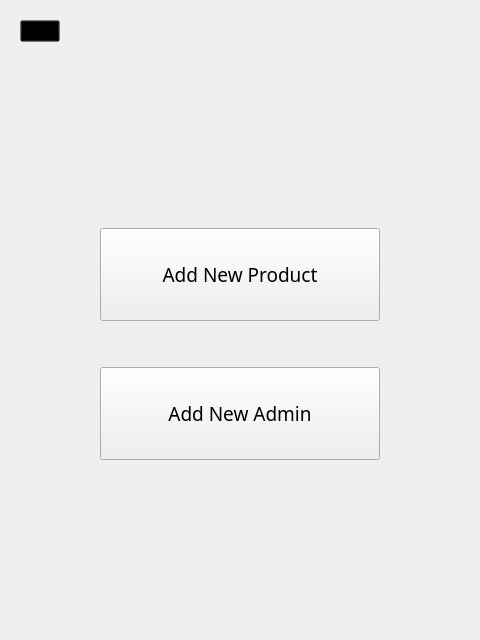
<?xml version="1.0" encoding="UTF-8"?>
<ui version="4.0">
 <class>AdminMenu</class>
 <widget class="QWidget" name="AdminMenu">
  <property name="geometry">
   <rect>
    <x>0</x>
    <y>0</y>
    <width>480</width>
    <height>640</height>
   </rect>
  </property>
  <property name="windowTitle">
   <string>Form</string>
  </property>
  <layout class="QGridLayout" name="gridLayout_3">
   <item row="1" column="0">
    <widget class="QWidget" name="gridWidget" native="true">
     <property name="sizePolicy">
      <sizepolicy hsizetype="Expanding" vsizetype="Expanding">
       <horstretch>0</horstretch>
       <verstretch>4</verstretch>
      </sizepolicy>
     </property>
     <layout class="QGridLayout" name="gridLayout">
      <item row="4" column="2">
       <widget class="QPushButton" name="pushButton_2">
        <property name="sizePolicy">
         <sizepolicy hsizetype="Minimum" vsizetype="Preferred">
          <horstretch>0</horstretch>
          <verstretch>0</verstretch>
         </sizepolicy>
        </property>
        <property name="font">
         <font>
          <family>Kristen ITC</family>
          <pointsize>14</pointsize>
         </font>
        </property>
        <property name="text">
         <string>Add New Admin</string>
        </property>
       </widget>
      </item>
      <item row="0" column="2">
       <spacer name="verticalSpacer_2">
        <property name="orientation">
         <enum>Qt::Vertical</enum>
        </property>
        <property name="sizeType">
         <enum>QSizePolicy::Preferred</enum>
        </property>
        <property name="sizeHint" stdset="0">
         <size>
          <width>20</width>
          <height>40</height>
         </size>
        </property>
       </spacer>
      </item>
      <item row="3" column="1">
       <spacer name="horizontalSpacer_3">
        <property name="orientation">
         <enum>Qt::Horizontal</enum>
        </property>
        <property name="sizeHint" stdset="0">
         <size>
          <width>40</width>
          <height>20</height>
         </size>
        </property>
       </spacer>
      </item>
      <item row="2" column="2">
       <widget class="QPushButton" name="pushButton">
        <property name="sizePolicy">
         <sizepolicy hsizetype="Preferred" vsizetype="Preferred">
          <horstretch>1</horstretch>
          <verstretch>0</verstretch>
         </sizepolicy>
        </property>
        <property name="font">
         <font>
          <family>Kristen ITC</family>
          <pointsize>14</pointsize>
         </font>
        </property>
        <property name="text">
         <string>Add New Product</string>
        </property>
       </widget>
      </item>
      <item row="3" column="4">
       <spacer name="horizontalSpacer_4">
        <property name="orientation">
         <enum>Qt::Horizontal</enum>
        </property>
        <property name="sizeHint" stdset="0">
         <size>
          <width>40</width>
          <height>20</height>
         </size>
        </property>
       </spacer>
      </item>
      <item row="8" column="2">
       <spacer name="verticalSpacer">
        <property name="orientation">
         <enum>Qt::Vertical</enum>
        </property>
        <property name="sizeType">
         <enum>QSizePolicy::Preferred</enum>
        </property>
        <property name="sizeHint" stdset="0">
         <size>
          <width>20</width>
          <height>40</height>
         </size>
        </property>
       </spacer>
      </item>
      <item row="3" column="3">
       <spacer name="horizontalSpacer_2">
        <property name="orientation">
         <enum>Qt::Horizontal</enum>
        </property>
        <property name="sizeType">
         <enum>QSizePolicy::Preferred</enum>
        </property>
        <property name="sizeHint" stdset="0">
         <size>
          <width>40</width>
          <height>20</height>
         </size>
        </property>
       </spacer>
      </item>
      <item row="7" column="2">
       <spacer name="verticalSpacer_7">
        <property name="orientation">
         <enum>Qt::Vertical</enum>
        </property>
        <property name="sizeType">
         <enum>QSizePolicy::Preferred</enum>
        </property>
        <property name="sizeHint" stdset="0">
         <size>
          <width>20</width>
          <height>40</height>
         </size>
        </property>
       </spacer>
      </item>
      <item row="3" column="2">
       <spacer name="verticalSpacer_5">
        <property name="orientation">
         <enum>Qt::Vertical</enum>
        </property>
        <property name="sizeType">
         <enum>QSizePolicy::Preferred</enum>
        </property>
        <property name="sizeHint" stdset="0">
         <size>
          <width>20</width>
          <height>40</height>
         </size>
        </property>
       </spacer>
      </item>
      <item row="6" column="2">
       <spacer name="verticalSpacer_6">
        <property name="orientation">
         <enum>Qt::Vertical</enum>
        </property>
        <property name="sizeType">
         <enum>QSizePolicy::Preferred</enum>
        </property>
        <property name="sizeHint" stdset="0">
         <size>
          <width>20</width>
          <height>40</height>
         </size>
        </property>
       </spacer>
      </item>
      <item row="1" column="2">
       <spacer name="verticalSpacer_4">
        <property name="orientation">
         <enum>Qt::Vertical</enum>
        </property>
        <property name="sizeType">
         <enum>QSizePolicy::Preferred</enum>
        </property>
        <property name="sizeHint" stdset="0">
         <size>
          <width>20</width>
          <height>40</height>
         </size>
        </property>
       </spacer>
      </item>
      <item row="3" column="0">
       <spacer name="horizontalSpacer">
        <property name="orientation">
         <enum>Qt::Horizontal</enum>
        </property>
        <property name="sizeType">
         <enum>QSizePolicy::Preferred</enum>
        </property>
        <property name="sizeHint" stdset="0">
         <size>
          <width>40</width>
          <height>20</height>
         </size>
        </property>
       </spacer>
      </item>
      <item row="5" column="2">
       <spacer name="verticalSpacer_3">
        <property name="orientation">
         <enum>Qt::Vertical</enum>
        </property>
        <property name="sizeType">
         <enum>QSizePolicy::Preferred</enum>
        </property>
        <property name="sizeHint" stdset="0">
         <size>
          <width>20</width>
          <height>40</height>
         </size>
        </property>
       </spacer>
      </item>
     </layout>
    </widget>
   </item>
   <item row="0" column="0">
    <widget class="QWidget" name="gridWidget_2" native="true">
     <property name="sizePolicy">
      <sizepolicy hsizetype="Preferred" vsizetype="Preferred">
       <horstretch>0</horstretch>
       <verstretch>1</verstretch>
      </sizepolicy>
     </property>
     <layout class="QGridLayout" name="gridLayout_2">
      <item row="0" column="2">
       <spacer name="horizontalSpacer_9">
        <property name="orientation">
         <enum>Qt::Horizontal</enum>
        </property>
        <property name="sizeType">
         <enum>QSizePolicy::Preferred</enum>
        </property>
        <property name="sizeHint" stdset="0">
         <size>
          <width>40</width>
          <height>20</height>
         </size>
        </property>
       </spacer>
      </item>
      <item row="0" column="5">
       <spacer name="horizontalSpacer_6">
        <property name="orientation">
         <enum>Qt::Horizontal</enum>
        </property>
        <property name="sizeType">
         <enum>QSizePolicy::Preferred</enum>
        </property>
        <property name="sizeHint" stdset="0">
         <size>
          <width>40</width>
          <height>20</height>
         </size>
        </property>
       </spacer>
      </item>
      <item row="0" column="7">
       <spacer name="horizontalSpacer_8">
        <property name="orientation">
         <enum>Qt::Horizontal</enum>
        </property>
        <property name="sizeType">
         <enum>QSizePolicy::Preferred</enum>
        </property>
        <property name="sizeHint" stdset="0">
         <size>
          <width>40</width>
          <height>20</height>
         </size>
        </property>
       </spacer>
      </item>
      <item row="0" column="1" alignment="Qt::AlignLeft|Qt::AlignTop">
       <widget class="QPushButton" name="pushButton_3">
        <property name="sizePolicy">
         <sizepolicy hsizetype="Preferred" vsizetype="Preferred">
          <horstretch>0</horstretch>
          <verstretch>0</verstretch>
         </sizepolicy>
        </property>
        <property name="styleSheet">
         <string notr="true">background-color:transparent</string>
        </property>
        <property name="text">
         <string/>
        </property>
        <property name="icon">
         <iconset theme="C:\build-Check_application-Desktop_Qt_5_10_1_MinGW_32bit-Release\Image\arrow.png"/>
        </property>
        <property name="iconSize">
         <size>
          <width>50</width>
          <height>50</height>
         </size>
        </property>
       </widget>
      </item>
      <item row="0" column="6">
       <spacer name="horizontalSpacer_5">
        <property name="orientation">
         <enum>Qt::Horizontal</enum>
        </property>
        <property name="sizeType">
         <enum>QSizePolicy::Preferred</enum>
        </property>
        <property name="sizeHint" stdset="0">
         <size>
          <width>40</width>
          <height>20</height>
         </size>
        </property>
       </spacer>
      </item>
      <item row="0" column="4">
       <spacer name="horizontalSpacer_7">
        <property name="orientation">
         <enum>Qt::Horizontal</enum>
        </property>
        <property name="sizeType">
         <enum>QSizePolicy::Preferred</enum>
        </property>
        <property name="sizeHint" stdset="0">
         <size>
          <width>40</width>
          <height>20</height>
         </size>
        </property>
       </spacer>
      </item>
      <item row="1" column="1">
       <spacer name="verticalSpacer_8">
        <property name="orientation">
         <enum>Qt::Vertical</enum>
        </property>
        <property name="sizeType">
         <enum>QSizePolicy::Preferred</enum>
        </property>
        <property name="sizeHint" stdset="0">
         <size>
          <width>20</width>
          <height>40</height>
         </size>
        </property>
       </spacer>
      </item>
     </layout>
    </widget>
   </item>
  </layout>
 </widget>
 <resources/>
 <connections/>
</ui>
